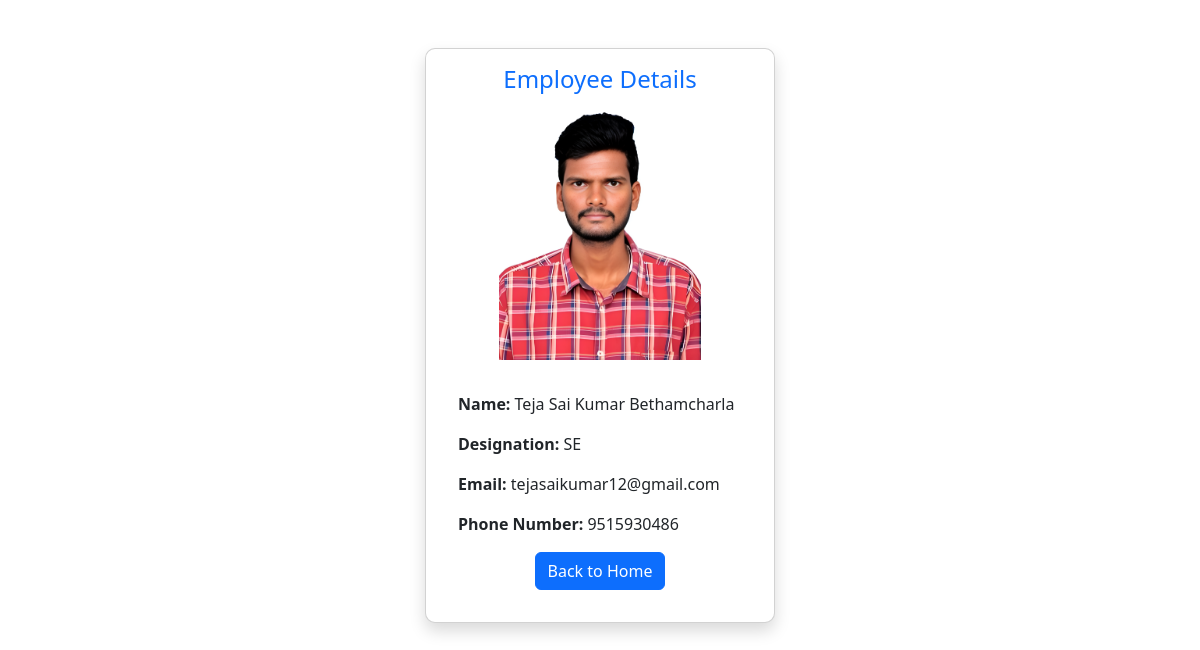
/1/ (signed in), run on the app's committed database.
### app/models.py (models this page shows)
class Employee(models.Model):
    First_name=models.CharField(max_length=100)
    Last_name=models.CharField(max_length=100)
    Photo=models.ImageField(upload_to='employee_photos/')
    Designation=models.CharField(max_length=100)
    Email_address=models.CharField(max_length=100,unique=True)
    Phone_number=models.CharField(max_length=15,unique=True)

### app/views.py (the view)
# urls.py: path('<int:id>/',views.detail ,name='emp_detail'),
@login_required
def detail(request,id):
    emp1=Employee.objects.get(id=id)
    return render(request,'app/employee_detail.html',{'emp1':emp1})

### app/templates/app/employee_detail.html (shortened to what this page needs)
<!DOCTYPE html>
<html lang="en">
<head>
    <link href="https://cdn.jsdelivr.net/npm/bootstrap@5.3.7/dist/css/bootstrap.min.css" rel="stylesheet">
</head>
<body>
    <div class="container mt-5 d-flex justify-content-center">
        <div class="card shadow p-3" style="width: 350px; border-radius: 10px;">
            <h4 class="text-center text-primary mb-3">Employee Details</h4>
            <img src="{{ emp1.Photo.url }}" class="card-img-top mb-3" alt="Employee Photo">
            <div class="card-body">
                <p><strong>Name:</strong> {{ emp1.First_name }} {{ emp1.Last_name }}</p>
                <p><strong>Designation:</strong> {{ emp1.Designation }}</p>
                <p><strong>Email:</strong> {{ emp1.Email_address }}</p>
                <p><strong>Phone Number:</strong> {{ emp1.Phone_number }}</p>
                <div class="text-center mt-3">
                    <a href="{% url 'home' %}" class="btn btn-primary">Back to Home</a>
                </div>
            </div>
        </div>
    </div>
</body>
</html>

### app/templates/app/employee_detail.html (style rules this page uses)
body, html { height: 100%; }
.card-img-top { width: 100%; height: 250px; object-fit: contain; border-radius: 10px; background-color:"#fofofo" }

### data on the page
Employee: Photo (picture), First_name "Teja Sai Kumar", Last_name "Bethamcharla", Designation "SE", Email_address "tejasaikumar12@gmail.com", Phone_number "9515930486"
